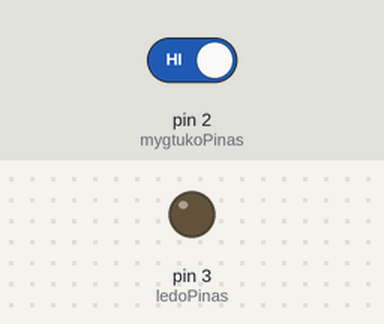
Bench run of a sketch on a simulated Arduino Uno, built with avr-gcc and run on an emulated ATmega328P. On the bench: output pins drawn as LEDs (lit = HIGH). Inputs (shaded band) come from the test bench; at power-on: pin 2 (mygtukoPinas) HIGH.

Above: at 1.2 s.
1.3 s: pin 2 (mygtukoPinas) driven LOW
At 2.3 s:
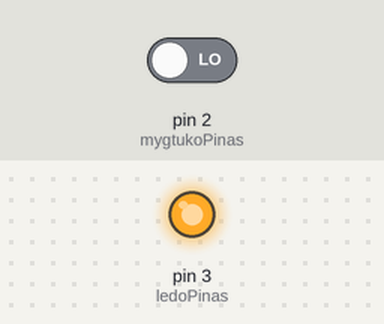
Timing chart, 0 to 4.3 s (numbered marks = the images above; inputs shaded):
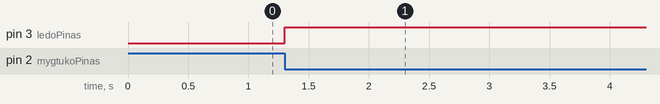

The sketch:

blink.ino
```cpp
bool mygtukoBusena = LOW;
bool arIjungtas = false;

const byte mygtukoPinas = 2;
const byte ledoPinas = 3;

void setup() {
	Serial.begin(9600);
	pinMode(mygtukoPinas, INPUT);
	pinMode(ledoPinas, OUTPUT);
}

void loop() {
	mygtukoBusena = digitalRead(mygtukoPinas);

	if (mygtukoBusena == LOW && !arIjungtas) {
		digitalWrite(ledoPinas, !digitalRead(ledoPinas));
		arIjungtas = true;
	} else if (mygtukoBusena == HIGH && arIjungtas) {
		arIjungtas = false;
	}

	delay(1);
}
```

Measured:
- after the input at 1.3 s, pin 3 (ledoPinas): LOW → HIGH at once
